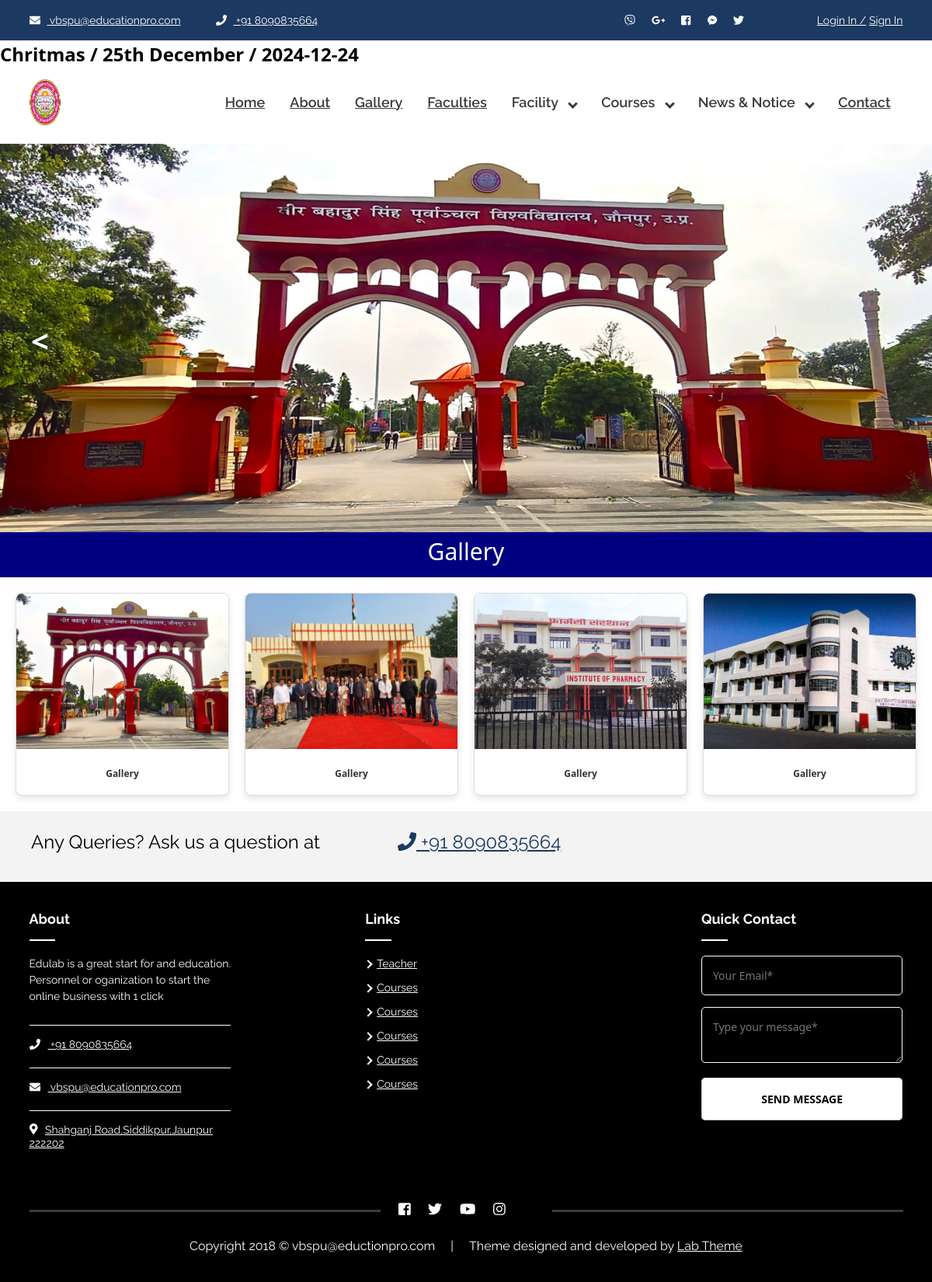
Page /all_image.php?Image_title=Gallery on the committed database.
### tables this page shows
CREATE TABLE `news_notice` (
  `new_id` int(100) NOT NULL,
  `new_title` text NOT NULL,
  `new_desc` text NOT NULL,
  `new_datetime` date NOT NULL,
  `new_image` text NOT NULL
);

CREATE TABLE `gallery` (
  `g_id` int(100) NOT NULL,
  `g_title` varchar(255) NOT NULL,
  `g_image` text NOT NULL,
  `date` varchar(20) DEFAULT NULL
);

### all_image.php (the view, shortened to what this page needs)
<?php
 include("include/db_connect.php");
 include("include/header.php");
?>
<section class="gallery">
  <h1 id="title">Gallery</h1>
  <div class="gallery-container">
      <?php
        if(isset($_GET['Image_title'])){
            $image_title = $_GET['Image_title'];
            $select_image = "SELECT * FROM gallery WHERE g_title='$image_title'";
            $run_image = mysqli_query($con, $select_image);
            while($row_image = mysqli_fetch_array($run_image)){
                $image_src = './_admin/Gallery/' . $row_image['g_image'];
                $image_title = $row_image['g_title'];
                echo "
                <div class='gallery-item card'>
                    <img src='$image_src' alt='$image_title' class='img-fluid card-img-top'>
                    <div class='card-body'>
                        <h5 class='card-title'>$image_title</h5>
                    </div>
                </div>
                ";
            }
        }
      ?>
  </div>
</section>
<?php
 include("include/footer.php");
?>

### include/header.php (shortened to what this page needs)
<?php
include("include/db_connect.php");
?>
<!DOCTYPE html>
<html>
<head>
	<link rel="stylesheet" type="text/css" href="css/all.css">
	<link rel="stylesheet" type="text/css" href="css/all.min.css">
	<link rel="stylesheet" type="text/css" href="css/lightbox.css">
	<link rel="stylesheet" type="text/css" href="css/flexslider.css">
	<link rel="stylesheet" type="text/css" href="css/owl.carousel.css">
	<link rel="stylesheet" type="text/css" href="css/owl.theme.default.css">
	<link rel="stylesheet" type="text/css" href="css/jquery.rateyo.css" />
	<link rel="stylesheet" type="text/css" href="inner-page-style.css">
	<link rel="stylesheet" type="text/css" href="style.css">
	<link href="https://cdn.jsdelivr.net/npm/bootstrap@5.3.0/dist/css/bootstrap.min.css" rel="stylesheet">
</head>
<body>
	<div id="page" class="site" itemscope itemtype="http://schema.org/LocalBusiness">
		<header class="site-header">
			<div class="top-header">
				<div class="container">
					<div class="top-header-left">
						<div class="top-header-block">
							<a href="mailto:info@educationpro.com" itemprop="email"><i class="fas fa-envelope"></i> vbspu@educationpro.com</a>
						</div>
						<div class="top-header-block">
							<a href="tel:+91 8090835664" itemprop="telephone"><i class="fas fa-phone"></i> +91 8090835664</a>
						</div>
					</div>
					<div class="top-header-right">
						<div class="social-block">
							<ul class="social-list">
								<li><a href=""><i class="fab fa-viber"></i></a></li>
								<li><a href="https://www.google.com/" target="_blank"><i class="fab fa-google-plus-g"></i></a></li>
								<li><a href="https://www.facebook.com/" target="_blank"><i class="fab fa-facebook-square"></i></a></li>
								<li><a href="https://x.com/?lang=en" target="_blank"><i class="fab fa-facebook-messenger"></i></a></li>
								<li><a href="https://x.com/?lang=en" target="_blank"><i class="fab fa-twitter"></i></a></li>
							</ul>
						</div>
						<div class="login-block">
							<a href="student_login.php">Login In /</a>
							<a href="student_sign.php"> Sign In</a>
						</div>
					</div>
				</div>
			</div>
			<?php
			$get_notice = "SELECT * FROM news_notice ORDER BY new_datetime DESC LIMIT 1";
			$run_notice = mysqli_query($con,$get_notice);
			if ($run_notice) {
				$row_title = mysqli_fetch_array($run_notice);
				$new_title = $row_title['new_title'];
				$new_desc=$row_title['new_desc'];
				$news_datetime=$row_title['new_datetime'];
				echo "<marquee behavior='alternate' style='color:black; font-size:24px; font-weight:bold;'>$new_title / $new_desc / $news_datetime</marquee>";
			}
			?>
			<div class="main-header">
				<div class="container">
					<div class="logo-wrap" itemprop="logo">
						<img src="images/vbslogo.jpeg" id='logo' alt="Logo Image">
					</div>
					<div class="nav-wrap">
						<nav class="nav-desktop">
							<ul class="menu-list">
								<li><a href="index.php">Home</a></li>
								<li><a href="about.php">About</a></li>
								<li><a href="gallery2.php">Gallery</a></li>
								<li><a href="faculties.php">Faculties</a></li>
								<li class="menu-parent">Facility
								</li>
								<li class="menu-parent">Courses
								</li>
								<li class="menu-parent">News & Notice
								</li>
								<li><a href="contact.php">Contact</a></li>
							</ul>
						</nav>
					</div>
				</div>
			</div>
		</header>
		<div class="banner">
			<div class="owl-four owl-carousel" itemprop="image">
				<img src="images/vbs1.jpeg" alt="Image of Bannner" id="images">
			</div>
			<div id="owl-four-nav" class="owl-nav"></div>
		</div>

### include/footer.php (shortened to what this page needs)
<section class="query-section">
			<div class="container">
				<p>Any Queries? Ask us a question at<a href="tel:+9779813639131"><i class="fas fa-phone"></i> +91 8090835664</a></p>
			</div>
		</section>
		<footer class="page-footer" itemprop="footer" itemscope itemtype="http://schema.org/WPFooter">
			<div class="footer-first-section">
				<div class="container">
					<div class="box-wrap" itemprop="about">
						<header>
							<h1>about</h1>
						</header>
						<p>Edulab is a great start for and education. Personnel or oganization to start the online business with 1 click</p>
						<h4><a href="tel:+91 8090835664"><i class="fas fa-phone"></i> +91 8090835664</a></h4>
						<h4><a href="mailto:info@educationpro.com"><i class="fas fa-envelope"></i> vbspu@educationpro.com</a></h4>
						<h4><a href=""><i class="fas fa-map-marker-alt"></i>Shahganj Road,Siddikpur,Jaunpur 222202</a></h4>
					</div>
					<div class="box-wrap">
						<header>
							<h1>links</h1>
						</header>
						<ul>
							<li><a href="#">Teacher</a></li>
							<li><a href="#">Courses</a></li>
							<li><a href="#">Courses</a></li>
							<li><a href="#">Courses</a></li>
							<li><a href="#">Courses</a></li>
							<li><a href="#">Courses</a></li>
						</ul>
					</div>
					<div class="box-wrap">
						<header>
							<h1>quick contact</h1>
						</header>
						<section class="quick-contact">
							<input type="email" name="email" placeholder="Your Email*">
							<textarea placeholder="Type your message*"></textarea>
							<button>send message</button>
						</section>
					</div>
				</div>
			</div>
			<div class="footer-second-section">
				<div class="container">
					<hr class="footer-line">
					<ul class="social-list">
						<li><a href="https://facebook.com" target="_blank"><i class="fab fa-facebook-square"></i></a></li>
						<li><a href="https://x.com/?lang=en" target="_blank"><i class="fab fa-twitter"></i></a></li>
						<li><a href=""><i class="fab fa-youtube"></i></a></li>
						<li><a href=""><i class="fab fa-instagram"></i></a></li>
					</ul>
					<hr class="footer-line">
				</div>
			</div>
			<div class="footer-last-section">
				<div class="container">
					<p>Copyright 2018 &copy; vbspu@eductionpro.com <span> | </span> Theme designed and developed by <a href="https://labtheme.com">Lab Theme</a></p>
				</div>
			</div>
		</footer>
	</div>

### css/all.css (style rules this page uses)
.fa-envelope:before { content: "\f0e0"; }
.fa-facebook-messenger:before { content: "\f39f"; }
.fa-facebook-square:before { content: "\f082"; }
.fa-google-plus-g:before { content: "\f0d5"; }
.fa-instagram:before { content: "\f16d"; }
.fa-map-marker-alt:before { content: "\f3c5"; }
.fa-phone:before { content: "\f095"; }
.fa-twitter:before { content: "\f099"; }
.fa-viber:before { content: "\f409"; }
.fa-youtube:before { content: "\f167"; }

### include/header.php (style rules this page uses)
#logo { height: 60px; width: 40px; }
#images { height: 500px; width: 100%; }

### all_image.php (style rules this page uses)
#title { background-color: navy; color: white; font-size: 30px; padding: 15px 0; margin: 0; text-align: center; }
.gallery-container { display: grid; grid-template-columns: repeat(auto-fill, minmax(250px, 1fr)); gap: 20px; padding: 20px; }
.gallery-item { border: 1px solid #ddd; border-radius: 8px; box-shadow: 0 4px 8px rgba(0,0,0,0.1); overflow: hidden; transition: transform 0.3s ease-in-out; }
.card-img-top { width: 100%; height: 200px; object-fit: cover; }
.card-body { padding: 15px; text-align: center; }
.card-title { font-size: 1.2em; font-weight: bold; color: #333; margin-top: 10px; text-transform: capitalize; }

### rows in the picture
news_notice: new_title "Chritmas", new_desc "25th December", new_datetime "2024-12-24"
gallery: g_image+g_title (picture), g_title "Gallery"
gallery: g_image+g_title (picture), g_title "Gallery"
gallery: g_image+g_title (picture), g_title "Gallery"
gallery: g_image+g_title (picture), g_title "Gallery"
